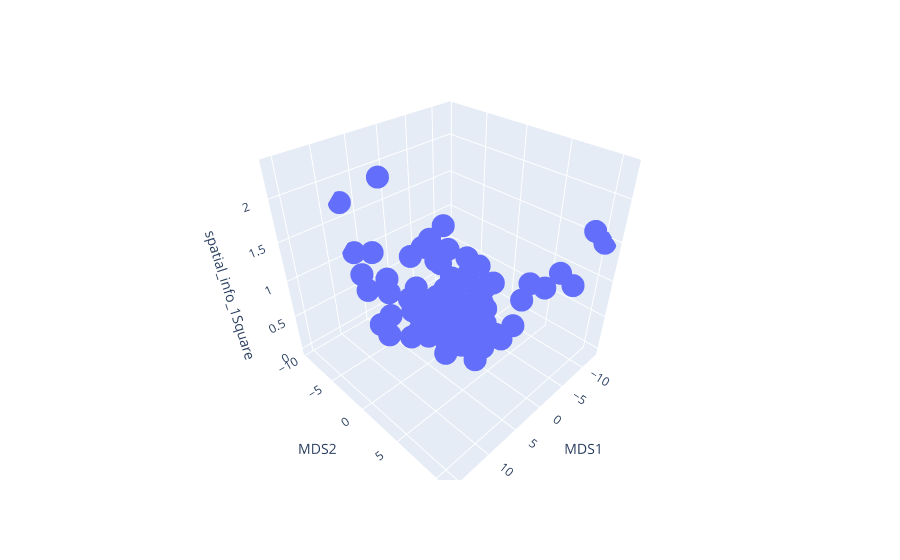

Write notebook code for a chart like this one.
### Markdown cell above
# 3D plot with spatial info

### Code cell
import plotly.express as px

X = ot_dists
point_size = 1
n_cells = X.shape[0]




plot_names = True
names = np.arange(1,n_cells+1)


#embedding = MDS(n_components=2,dissimilarity='precomputed',random_state=1)
embedding = Isomap(n_components=2,metric='precomputed')

X_mds = embedding.fit_transform(X)

df = cell_properties
df['MDS1'] = X_mds[:,0]
df['MDS2'] = X_mds[:,1]
df['size'] = [point_size for i in range(len(df))]

fig = px.scatter_3d(df, x='MDS1', y='MDS2', z=f'spatial_info_{session}')

fig.show()
